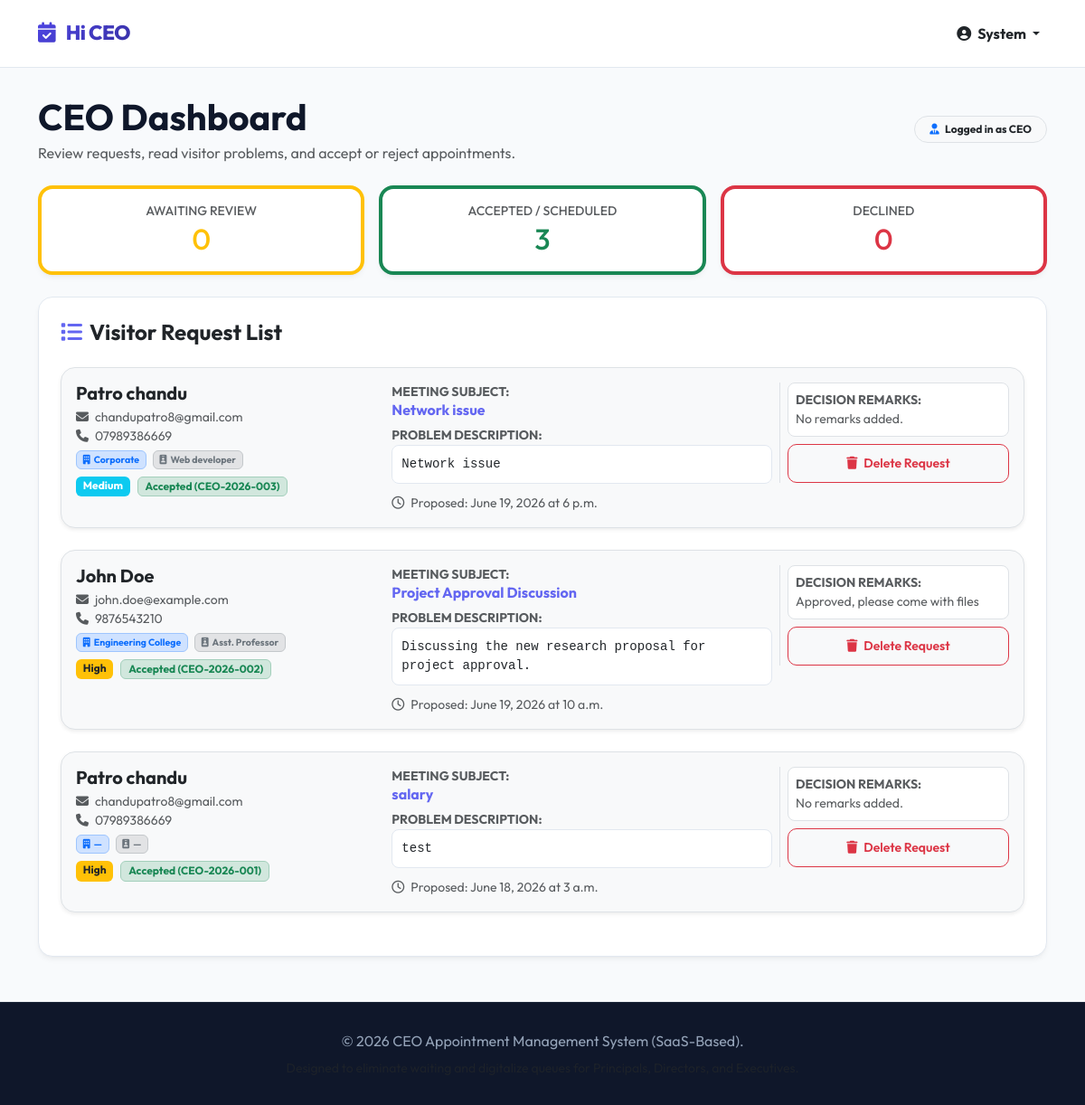
Page /dashboard/ (signed in) on the committed database.
### accounts/models.py (models this page shows, shortened)
class User(AbstractUser):
    ROLE_CHOICES = [
        ('super_admin', 'Super Admin'),
        ('ceo', 'CEO / Executive'),
        ('staff', 'Staff / Faculty / Employee'),
    ]
    role = models.CharField(max_length=20, choices=ROLE_CHOICES, default='staff')
    tenant = models.ForeignKey(Tenant, on_delete=models.CASCADE, related_name='users', blank=True, null=True, help_text="The tenant organization this user belongs to.")
    employee_id = models.CharField(max_length=50, blank=True, null=True, help_text="Employee or Faculty ID")
    designation = models.CharField(max_length=100, blank=True, null=True)
    department = models.CharField(max_length=100, blank=True, null=True)
    mobile_number = models.CharField(max_length=20, blank=True, null=True)

### appointments/models.py (models this page shows, shortened)
class AppointmentRequest(models.Model):
    PRIORITY_CHOICES = [
        ('low', 'Low'),
        ('medium', 'Medium'),
        ('high', 'High'),
        ('urgent', 'Urgent'),
    ]
    STATUS_CHOICES = [
        ('pending', 'Pending'),
        ('approved', 'Approved'),
        ('rejected', 'Rejected'),
        ('cancelled', 'Cancelled'),
    ]
    tracking_uuid = models.UUIDField(default=uuid.uuid4, unique=True, editable=False)
    tenant = models.ForeignKey(Tenant, on_delete=models.CASCADE, related_name='appointments')
    ceo = models.ForeignKey(CEOProfile, on_delete=models.CASCADE, related_name='appointments')
    full_name = models.CharField(max_length=150)
    employee_id = models.CharField(max_length=50, blank=True, null=True, help_text="Employee or Faculty ID (optional)")
    designation = models.CharField(max_length=100)
    department = models.CharField(max_length=100)
    email = models.EmailField()
    mobile_number = models.CharField(max_length=20)
    preferred_date = models.DateField()
    preferred_time = models.TimeField()
    purpose = models.CharField(max_length=200)
    description = models.TextField(help_text="Provide details of the meeting topic.")
    priority = models.CharField(max_length=20, choices=PRIORITY_CHOICES, default='medium')
    attachment = models.FileField(upload_to='appointment_attachments/', blank=True, null=True, help_text="Upload PDF, DOC, DOCX or Images")
    status = models.CharField(max_length=20, choices=STATUS_CHOICES, default='pending')
    remarks = models.TextField(blank=True, null=True, help_text="Remarks/notes added by the CEO.")
    token_number = models.CharField(max_length=50, blank=True, null=True, help_text="e.g. CEO-2026-001")
    appointment_number = models.CharField(max_length=50, blank=True, null=True, unique=True)
    scheduled_date = models.DateField(blank=True, null=True)
    scheduled_time = models.TimeField(blank=True, null=True)
    created_at = models.DateTimeField(auto_now_add=True)
    updated_at = models.DateTimeField(auto_now=True)

### appointments/views.py (the view)
# urls.py: path('dashboard/', app_views.simple_ceo_dashboard, name='ceo_dashboard'),
@login_required
@ensure_csrf_cookie
def simple_ceo_dashboard(request):
    if request.user.role != 'ceo' and not request.user.is_superuser:
        raise PermissionDenied("Access Denied: CEO only dashboard.")
    ceo = get_default_ceo()
    appointments = AppointmentRequest.objects.filter(ceo=ceo).order_by('-created_at')
    pending_count = appointments.filter(status='pending').count()
    approved_count = appointments.filter(status='approved').count()
    rejected_count = appointments.filter(status='rejected').count()
    return render(request, 'appointments/simple_dashboard.html', {
        'appointments': appointments,
        'pending_count': pending_count,
        'approved_count': approved_count,
        'rejected_count': rejected_count,
        'ceo': ceo
    })

### appointments/context_processors.py (called while the page is built)
def tenant_context(request):
    tenant = None
    if hasattr(request, 'resolver_match') and request.resolver_match:
        kwargs = request.resolver_match.kwargs
        if 'tenant_slug' in kwargs:
            slug = kwargs['tenant_slug']
            try:
                tenant = Tenant.objects.get(slug=slug, is_active=True)
            except Tenant.DoesNotExist:
                pass
    if not tenant:
        path_parts = request.path.strip('/').split('/')
        if len(path_parts) >= 2 and path_parts[0] == 't':
            slug = path_parts[1]
            try:
                tenant = Tenant.objects.get(slug=slug, is_active=True)
            except Tenant.DoesNotExist:
                pass
    return {
        'active_tenant': tenant
    }

### templates/appointments/simple_dashboard.html (shortened to what this page needs)
{% extends 'base.html' %}
{% block content %}
<div class="row align-items-center justify-content-between mb-4 animate-fade-in">
    <div class="col-md-8">
        <h1 class="fw-bold mb-1">CEO Dashboard</h1>
        <p class="text-muted mb-0">Review requests, read visitor problems, and accept or reject appointments.</p>
    </div>
    <div class="col-md-4 text-md-end mt-3 mt-md-0">
        <span class="badge bg-light text-dark border p-2 px-3 rounded-pill">
            <i class="fa-solid fa-user-tie text-primary me-1"></i> Logged in as CEO
        </span>
    </div>
</div>
<div class="row g-3 mb-4 animate-fade-in" style="animation-delay: 0.1s;">
    <div class="col-md-4">
        <div class="card p-3 text-center border-start border-warning border-4">
            <h6 class="text-muted text-uppercase small font-weight-bold mb-1">Awaiting Review</h6>
            <h2 class="fw-extrabold mb-0 text-warning">{{ pending_count }}</h2>
        </div>
    </div>
    <div class="col-md-4">
        <div class="card p-3 text-center border-start border-success border-4">
            <h6 class="text-muted text-uppercase small font-weight-bold mb-1">Accepted / Scheduled</h6>
            <h2 class="fw-extrabold mb-0 text-success">{{ approved_count }}</h2>
        </div>
    </div>
    <div class="col-md-4">
        <div class="card p-3 text-center border-start border-danger border-4">
            <h6 class="text-muted text-uppercase small font-weight-bold mb-1">Declined</h6>
            <h2 class="fw-extrabold mb-0 text-danger">{{ rejected_count }}</h2>
        </div>
    </div>
</div>
<div class="card p-4 animate-fade-in" style="animation-delay: 0.2s;">
    <h4 class="fw-bold mb-4"><i class="fa-solid fa-list me-2 text-indigo-accent" style="color: var(--indigo-accent);"></i>Visitor Request List</h4>
    {% for appt in appointments %}
        <div class="p-3 mb-4 border rounded-4 bg-light shadow-sm">
            <div class="row g-3 align-items-start">
                <div class="col-md-4">
                    <h5 class="fw-bold text-dark mb-1">{{ appt.full_name }}</h5>
                    <p class="small text-muted mb-1">
                        <i class="fa-solid fa-envelope me-1"></i> {{ appt.email }} <br>
                        <i class="fa-solid fa-phone me-1"></i> {{ appt.mobile_number }}
                    </p>
                    <p class="small mb-2">
                        <span class="badge bg-primary-subtle text-primary border border-primary-subtle me-1">
                            <i class="fa-solid fa-building me-1"></i>{{ appt.department|default:"—" }}
                        </span>
                        <span class="badge bg-secondary-subtle text-secondary border border-secondary-subtle">
                            <i class="fa-solid fa-id-badge me-1"></i>{{ appt.designation|default:"—" }}
                        </span>
                    </p>
                    <div class="d-flex flex-wrap gap-2">
                        {% if appt.priority == 'urgent' %}
                            <span class="badge bg-danger">Urgent</span>
                        {% elif appt.priority == 'high' %}
                            <span class="badge bg-warning text-dark">High</span>
                        {% elif appt.priority == 'medium' %}
                            <span class="badge bg-info">Medium</span>
                        {% else %}
                            <span class="badge bg-secondary">Low</span>
                        {% endif %}
                        {% if appt.status == 'pending' %}
                            <span class="badge bg-warning-subtle text-warning border border-warning-subtle">Pending Review</span>
                        {% elif appt.status == 'approved' %}
                            <span class="badge bg-success-subtle text-success border border-success-subtle">Accepted ({{ appt.token_number }})</span>
                        {% elif appt.status == 'rejected' %}
                            <span class="badge bg-danger-subtle text-danger border border-danger-subtle">Declined</span>
                        {% else %}
                            <span class="badge bg-secondary-subtle text-secondary border border-secondary-subtle">Cancelled</span>
                        {% endif %}
                    </div>
                </div>
                <div class="col-md-5">
                    <span class="text-muted small fw-bold d-block text-uppercase">Meeting Subject:</span>
                    <h6 class="fw-bold text-indigo-accent" style="color: var(--indigo-accent);">{{ appt.purpose }}</h6>
                    <span class="text-muted small fw-bold d-block text-uppercase mt-2">Problem Description:</span>
                    <p class="small text-dark mb-2 font-monospace" style="white-space: pre-line; background: #fff; p: 10px; border-radius: 8px; border: 1px solid #e2e8f0; padding: 10px;">{{ appt.description }}</p>
                    <span class="small text-muted">
                        <i class="fa-regular fa-clock me-1"></i> Proposed: {{ appt.preferred_date }} at {{ appt.preferred_time }}
                    </span>
                </div>
                <div class="col-md-3 border-start">
                    {% if appt.status == 'pending' %}
                        <form method="POST" action="{% url 'ceo_action' request_id=appt.id %}" class="d-flex flex-column gap-2">
                            {% csrf_token %}
                            <textarea name="remarks" class="form-control form-control-sm" rows="2" placeholder="Add remarks or notes..."></textarea>
                            <div class="d-flex gap-2">
                                <button type="submit" name="action" value="approve" class="btn btn-success btn-sm w-100 text-white">
                                    <i class="fa-solid fa-check me-1"></i> Accept
                                </button>
                                <button type="submit" name="action" value="reject" class="btn btn-danger btn-sm w-100 text-white">
                                    <i class="fa-solid fa-xmark me-1"></i> Reject
                                </button>
                            </div>
                        </form>
                    {% else %}
                        <div class="p-2 bg-white rounded-3 border small">
                            <span class="text-muted fw-bold d-block">DECISION REMARKS:</span>
                            <p class="mb-0 text-muted italic">{{ appt.remarks|default:"No remarks added." }}</p>
                        </div>
                        {% if appt.status == 'approved' or appt.status == 'rejected' %}
                            <form method="POST" action="{% url 'ceo_delete_request' request_id=appt.id %}" class="mt-2" onsubmit="return confirm('Are you sure you want to delete this request? This action cannot be undone.');">
                                <button type="submit" class="btn btn-outline-danger btn-sm w-100">
                                    <i class="fa-solid fa-trash me-1"></i> Delete Request
                                </button>
                            </form>
                        {% endif %}
                    {% endif %}
                </div>
            </div>
        </div>
    {% empty %}
        <div class="text-center py-5 text-muted">
            <i class="fa-regular fa-folder-open fa-4x mb-3"></i>
            <h4>No Requests Yet</h4>
            <p>Once visitors submit their problems on the home page, they will appear here.</p>
        </div>
    {% endfor %}
</div>
{% endblock %}

### templates/base.html (shortened to what this page needs)
<!DOCTYPE html>
<html lang="en">
<head>
    <link href="https://cdn.jsdelivr.net/npm/bootstrap@5.3.2/dist/css/bootstrap.min.css" rel="stylesheet">
    <link rel="stylesheet" href="https://cdnjs.cloudflare.com/ajax/libs/font-awesome/6.4.2/css/all.min.css">
</head>
<body>
    <nav class="navbar navbar-expand-lg sticky-top">
        <div class="container">
            <a class="navbar-brand" href="{% url 'home' %}">
                <i class="fa-solid fa-calendar-check me-2"></i>
                {% if active_tenant %}
                    {{ active_tenant.name }}
                {% else %}
                    Hi CEO
                {% endif %}
            </a>
            <div class="collapse navbar-collapse" id="navbarNav">
                <ul class="navbar-nav ms-auto align-items-center">
                    {% if user.is_authenticated %}
                        <li class="nav-item dropdown">
                            <a class="nav-link dropdown-toggle text-dark fw-bold" href="#" id="userDropdown" role="button" data-bs-toggle="dropdown">
                                <i class="fa-solid fa-circle-user me-1"></i> {{ user.first_name|default:user.username }}
                            </a>
                        </li>
                    {% endif %}
                </ul>
            </div>
        </div>
    </nav>
    <div class="main-content">
        <div class="container">
            {% block content %}{% endblock %}
        </div>
    </div>
    <footer>
        <div class="container text-center">
            <p class="mb-2">&copy; 2026 CEO Appointment Management System (SaaS-Based).</p>
            <p class="small text-muted mb-0">Designed to eliminate waiting and digitalize queues for Principals, Directors, and Executives.</p>
        </div>
    </footer>
</body>
</html>

### templates/base.html (style rules this page uses)
:root { --primary-gradient: linear-gradient(135deg, #4f46e5 0%, #3730a3 100%); --success-gradient: linear-gradient(135deg, #10b981 0%, #047857 100%); --danger-gradient: linear-gradient(135deg, #ef4444 0%, #b91c1c 100%); --warning-gradient: linear-gradient(135deg, #f59e0b 0%, #d97706 100%); --info-gradient: linear-gradient(135deg, #0ea5e9 0%, #0369a1 100%); --bg-color: #f8fafc; --card-bg: #ffffff; --text-main: #0f172a; --text-muted: #64748b; --border-color: #e2e8f0; --indigo-accent: #6366f1; }
body { font-family: 'Outfit', sans-serif; background-color: var(--bg-color); color: var(--text-main); min-height: 100vh; display: flex; flex-direction: column; overflow-x: hidden; }
.navbar { background: rgba(255, 255, 255, 0.95); backdrop-filter: blur(10px); border-bottom: 1px solid var(--border-color); padding: 15px 0; z-index: 1000; }
.navbar-brand { font-weight: 800; font-size: 1.4rem; letter-spacing: -0.5px; background: var(--primary-gradient); -webkit-background-clip: text; -webkit-text-fill-color: transparent; }
.main-content { flex: 1; padding-top: 30px; padding-bottom: 50px; }
.card { background-color: var(--card-bg); border: 1px solid var(--border-color); border-radius: 16px; box-shadow: 0 4px 6px -1px rgb(0 0 0 / 0.05), 0 2px 4px -2px rgb(0 0 0 / 0.05); transition: all 0.3s cubic-bezier(0.4, 0, 0.2, 1); overflow: hidden; }
.btn { border-radius: 10px; font-weight: 600; padding: 10px 20px; transition: all 0.2s ease-in-out; }
footer { background-color: #0f172a; color: #94a3b8; padding: 30px 0; margin-top: auto; border-top: 1px solid #1e293b; }
.animate-fade-in { animation: fadeIn 0.4s ease-out forwards; }

### rows in the picture
User: first_name "System"
AppointmentRequest: full_name "Patro chandu", email "chandupatro8@gmail.com", mobile_number "07989386669", department "Corporate", designation "Web developer", priority "Medium", token_number "CEO-2026-003", purpose "Network issue", description "Network issue", preferred_date "June 19, 2026", preferred_time "6 p.m.", remarks "No remarks added.", status "approved" (drawn)
AppointmentRequest: full_name "John Doe", email "john.doe@example.com", mobile_number "9876543210", department "Engineering College", designation "Asst. Professor", priority "High", token_number "CEO-2026-002", purpose "Project Approval Discussion", description "Discussing the new research proposal for project approval.", preferred_date "June 19, 2026", preferred_time "10 a.m.", remarks "Approved, please come with files", status "approved" (drawn)
AppointmentRequest: full_name "Patro chandu", email "chandupatro8@gmail.com", mobile_number "07989386669", department "—", designation "—", priority "High", token_number "CEO-2026-001", purpose "salary", description "test", preferred_date "June 18, 2026", preferred_time "3 a.m.", remarks "No remarks added.", status "approved" (drawn)

### other values in the picture
{{ pending_count }} "0"
{{ approved_count }} "3"
{{ rejected_count }} "0"
